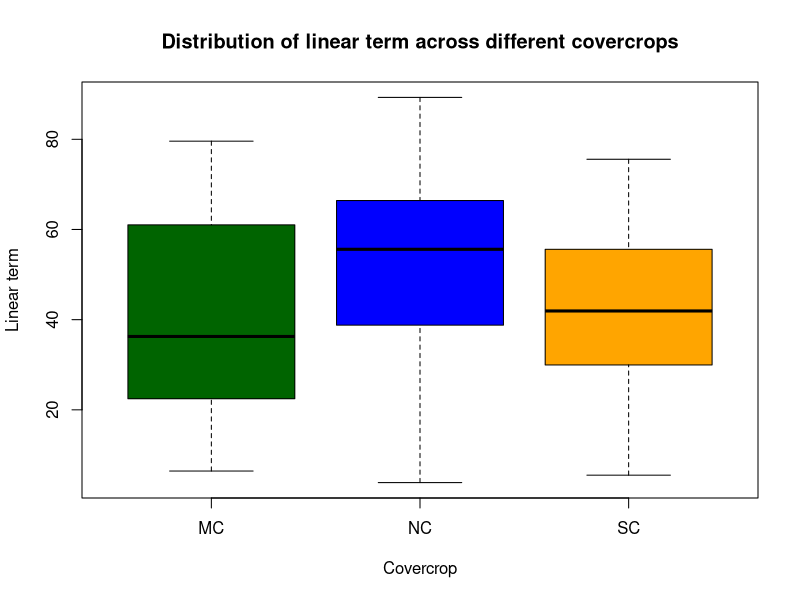

Write the R code that produced this figure.
rm(list = ls())
library(lme4)
library(MASS)
library(multcomp)
df <- read.csv('../QP_fit_data.csv', header = TRUE)
df <- df[!(df$SITE == 'Brookings' & df$YEAR == 2020), ]
dim(df)
head(df)
df$YEAR <- as.factor(df$YEAR)
df$SITE <- as.factor(df$SITE)
df$COVERCROP <- as.factor(df$COVERCROP)
str(df)


# fixed: cover crop; random: year:site
m0 <- lmer(b ~ COVERCROP + (1|YEAR:SITE),
           data = df)
summary(m0)
car::Anova(m0, test = 'F')
fixef(m0)

pair_wise <- matrix(c(0,1,0,
                      0,0,1,
                      0,1,-1), nrow = 3, byrow = TRUE)
rownames(pair_wise)<- c('NC - MC', 'SC - MC', 'NC - SC')

pair_wise_glht <- glht(m0, linfct = pair_wise,
                       adjust = 'tukey')
summary(pair_wise_glht)

diff_effect <- matrix(c(1,0,0,
                        1,1,0,
                        1,0,1), nrow = 3, byrow = TRUE)
rownames(diff_effect)<- c('MC', 'NC', 'SC')
diff_effect_glht <- glht(m0, linfct = diff_effect,
                         adjust = 'tukey')
summary(diff_effect_glht)

confint(diff_effect_glht, level = 0.67)
confint(diff_effect_glht, level = 0.95)


plot(b~COVERCROP, data = df,
     main = 'Distribution of linear term across different covercrops',
     xlab = 'Covercrop', ylab = 'Linear term',
     col = c('darkgreen', 'blue', 'orange'))


# fixed: cover crop + site; random: year
m1 <- lmer(b ~ COVERCROP + SITE + (1|YEAR),
           data = df)
summary(m1)
car::Anova(m1, test = 'F')
fixef(m1)
